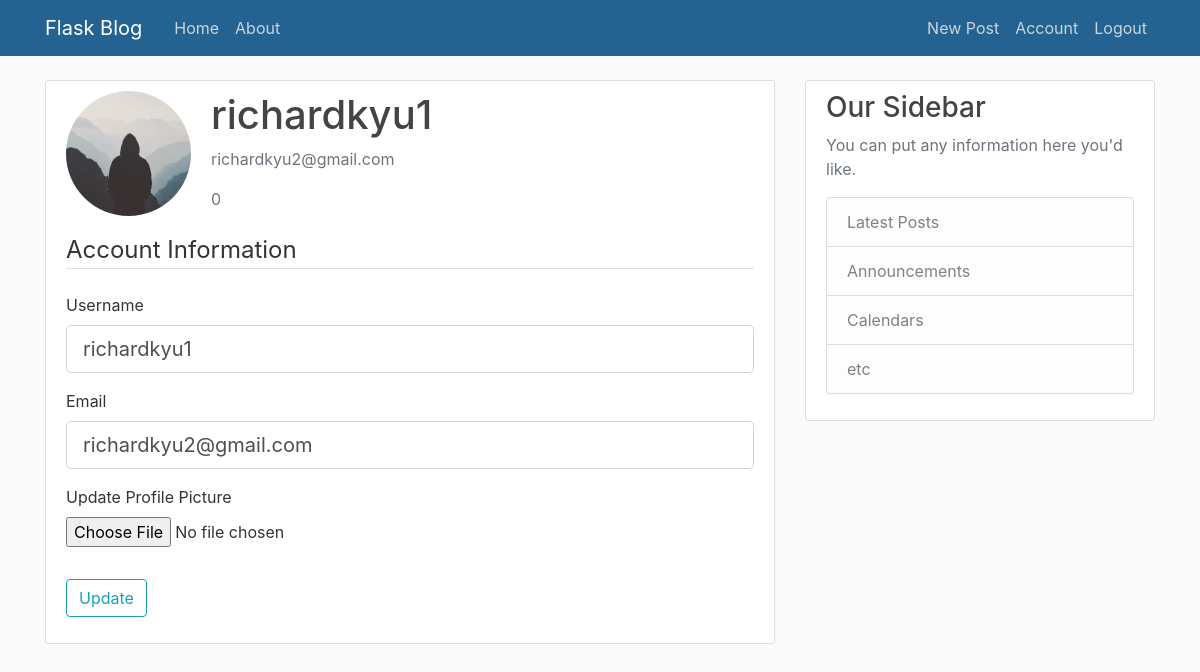
Screenshot of /account (signed in) with the database file from the repository.
### flaskblog/models.py (models this page shows, shortened)
class User(db.Model, UserMixin):
    id = db.Column(db.Integer, primary_key=True)
    username = db.Column(db.String(20), unique=True, nullable = False)
    email = db.Column(db.String(120), unique=True, nullable = False)
    image_file = db.Column(db.String(20), nullable = False, default = 'default.jpg')
    password = db.Column(db.String(60), nullable = False)
    currency = db.Column(db.String(20), nullable = False, default = 0)
    posts = db.relationship('Post', backref = 'author', lazy = True)

### flaskblog/users/routes.py (the view)
@users.route('/account', methods = ['GET', 'POST'])
@login_required
def account():
    form = UpdateAccountForm()
    if form.validate_on_submit():
        if form.picture.data:
            picture_file = save_picture(form.picture.data)
            current_user.image_file = picture_file
        current_user.username = form.username.data
        current_user.email = form.email.data
        db.session.commit()
        flash('Your account details have been updated.', 'success')
        return redirect(url_for('users.account'))
    elif request.method == 'GET':
        form.username.data = current_user.username
        form.email.data = current_user.email
    image_file = url_for('static', filename='profile_pics/'+current_user.image_file)
    return render_template('account.html', title = 'Account', image_file = image_file, form = form)

### flaskblog/users/forms.py (shortened to what this page needs)
class UpdateAccountForm(FlaskForm):
    username = StringField('Username',
                            validators = [DataRequired(), Length(min=2, max=20)])
    email = StringField("Email", validators = [DataRequired(), Email()])
    picture = FileField('Update Profile Picture', validators = [FileAllowed(['jpg', 'png'])])
    submit = SubmitField("Update")

### flaskblog/models.py (called while the page is built)
@login_manager.user_loader
def load_user(user_id):
    return User.query.get(int(user_id))

### flaskblog/templates/account.html (shortened to what this page needs)
{% extends "layout.html" %}
{% block content %}
    <div class="content-section">
        <div class="media">
          <img class="rounded-circle account-img" src="{{ image_file }}">
          <div class="media-body">
            <h2 class="account-heading">{{ current_user.username }}</h2>
            <p class="text-secondary">{{ current_user.email }}</p>
            <p class = 'text-secondary'>{{ current_user.currency}}</p>
          </div>
        </div>
            <form method = 'POST' action = '' enctype= 'multipart/form-data'>
                <fieldset class = 'form-group'>
                    <legend class = 'border-bottom mb-4'> Account Information </legend>
                    <div class = 'form-group'>
                        {{ form.username.label(class='form-control-label')}}
                        {% if form.username.errors %}
                            {{ form.username(class='form-control form-control-lg is-invalid')}}
                            <div class = 'invalid-feedback'>
                                {% for error in form.username.errors %}
                                    <span> {{ error }}</span>
                                {% endfor %}
                            </div>
                        {% else %}
                            {{ form.username(class='form-control form-control-lg')}}
                        {% endif %}
                    </div>
                    <div class = 'form-group'>
                        {{ form.email.label(class='form-control-label')}}
                        {% if form.email.errors %}
                            {{ form.email(class='form-control form-control-lg is-invalid')}}
                            <div class = 'invalid-feedback'>
                                {% for error in form.email.errors %}
                                    <span> {{ error }}</span>
                                {% endfor %}
                            </div>
                        {% else %}
                            {{ form.email(class='form-control form-control-lg')}}
                        {% endif %}
                    </div>
                    <div class = 'form-group'>
                        {{ form.picture.label() }}
                        {{ form.picture(class = 'form-control-file') }}
                    </div>
                </fieldset>
                <div class = 'form-group'>
                    {{ form.submit(class='btn btn-outline-info') }}
                </div>
            </form>
      </div>
{% endblock content %}

### flaskblog/static/main.css (style rules this page uses)
body { background: #fafafa; color: #333333; margin-top: 5rem; }
h1, h2, h3, h4, h5, h6 { color: #444444; }
.content-section { background: #ffffff; padding: 10px 20px; border: 1px solid #dddddd; border-radius: 3px; margin-bottom: 20px; }
.account-img { height: 125px; width: 125px; margin-right: 20px; margin-bottom: 16px; }
.account-heading { font-size: 2.5rem; }

### rows the page displays
User: username "richardkyu1", email "richardkyu2@gmail.com", currency "0"
